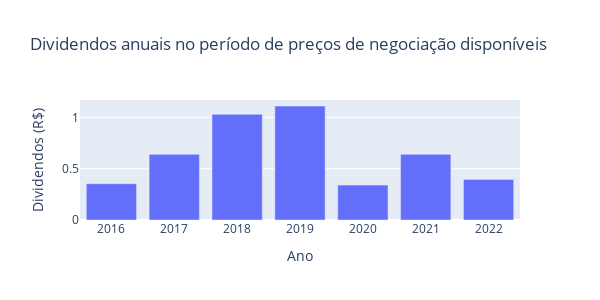

Source (notebook cell):
### Code cell
import plotly.express as px

# Preparar os dados
dados_filtrados = yanual[(yanual.index >= ativo.index[0]) & (yanual.index < ativo.index[-1])]

# Criar o gráfico
fig = px.bar(
    x=dados_filtrados.index.year.astype(str),  # Converter index para string
    y=dados_filtrados.values,
    title='Dividendos anuais no período de preços de negociação disponíveis',
    labels={'x': 'Ano', 'y': 'Dividendos (R$)'}
)

fig.update_layout(height=300, width=600)
fig.show()

### Figure 1 — Plotly figure (JSON) as saved in the notebook; plotly's stock layout.template omitted (floating-point values rounded to 4 significant figures)
{"data": [{"hovertemplate": "Ano=%{x}<br>Dividendos (R$)=%{y}<extra></extra>", "legendgroup": "", "marker": {"color": "#636efa", "pattern": {"shape": ""}}, "name": "", "orientation": "v", "showlegend": false, "textposition": "auto", "type": "bar", "x": ["2016", "2017", "2018", "2019", "2020", "2021", "2022"], "xaxis": "x", "y": [0.3538, 0.6397, 1.03, 1.111, 0.3401, 0.6401, 0.3956], "yaxis": "y"}], "layout": {"barmode": "relative", "height": 300, "legend": {"tracegroupgap": 0}, "title": {"text": "Dividendos anuais no período de preços de negociação disponíveis"}, "width": 600, "xaxis": {"anchor": "y", "domain": [0, 1], "title": {"text": "Ano"}}, "yaxis": {"anchor": "x", "domain": [0, 1], "title": {"text": "Dividendos (R$)"}}}}
